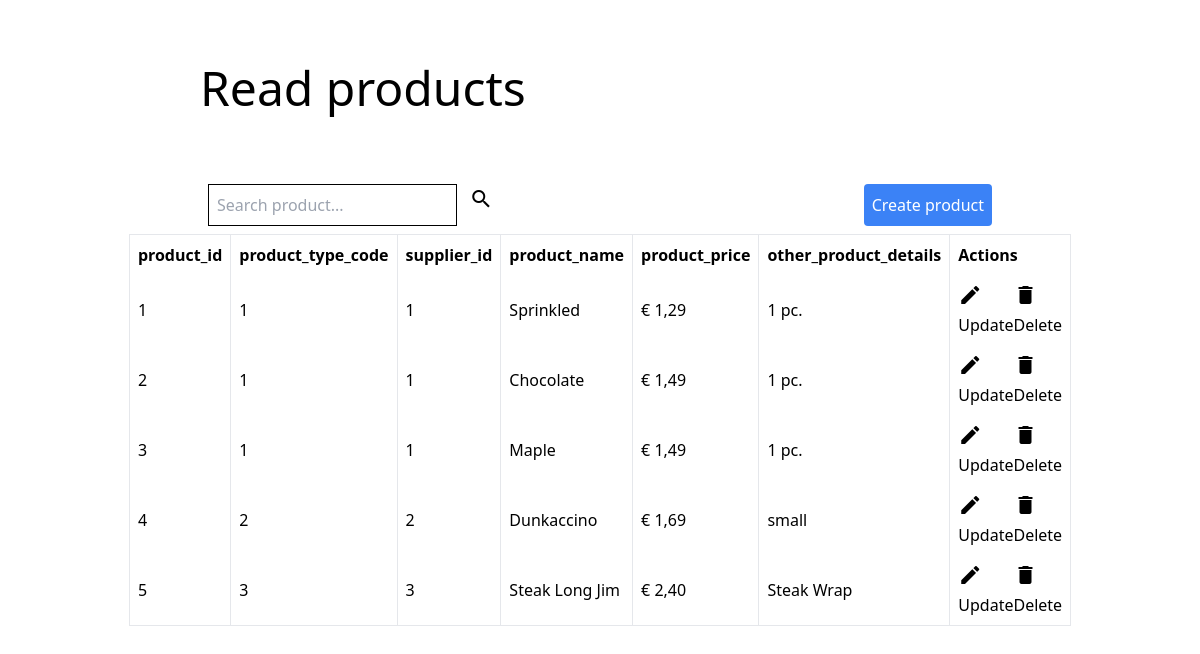
The page / on the database its author committed.
### tables this page shows
CREATE TABLE IF NOT EXISTS `products` (
  `product_id` int(11) NOT NULL AUTO_INCREMENT,
  `product_type_code` int(11) NOT NULL,
  `supplier_id` int(11) NOT NULL,
  `product_name` varchar(40) NOT NULL,
  `product_price` decimal(6,2) NOT NULL,
  `other_product_details` varchar(40) NOT NULL,
  PRIMARY KEY (`product_id`)
);

### index.php (called while the page is built)
<?php
require_once "./controller/productsController.php";
$productsController = new productsController();
$productsController->Handler();
?>

### model/DataHandler.php (called while the page is built, shortened)
<?php
class DataHandler {
    private $username = "name";
    private $password = "pass";
    private $dbName = "dunk";
    private $serverHostname = "localhost";
    private $handle = 0;
    function __construct(string $dbName)
    {
        $this->handle = new PDO("mysql:host=" . $this->serverHostname . ";dbname=" . $this->dbName, $this->username, $this->password);
        $this->handle->setAttribute(PDO::ATTR_ERRMODE, PDO::ERRMODE_EXCEPTION);
    }
    public function ReadData(string $sql, array $params): array {
        $stmt = $this->handle->prepare($sql);
        $stmt->execute($params);
        $result = $stmt->fetchAll(PDO::FETCH_ASSOC);
        return $result;
    }
}

### model/ProductsLogic.php (called while the page is built, shortened)
<?php
require_once dirname(__FILE__) . "./DataHandler.php";
class ProductsLogic {
    private $DataHandler;
    function __construct() {
        $this->DataHandler = new DataHandler("dunk");
    }
    public function ReadProducts() {
        $sql = "SELECT * FROM products";
        $result = $this->DataHandler->ReadData($sql, []);
        return $result;
    }
}

### model/OutputData.php (the view)
<?php
class OutputData {
    public function CreateTable($rows) {
        $html = "<table class='border w-full'>";
        $html .= "<tr>";
        foreach($rows[0] as $key => $value) {
            $html .= "<td class='p-2 font-bold border-r border-l border-collapse'>" . $key . "</td>";
        }
        $html .= "<td class='p-2 font-bold border-r border-l border-collapse'>Actions</td>";
        $html .= "</tr>";
        foreach($rows as $row) {
            $html .= "<tr>";
            $html .= "<td class='p-2 border-r border-l border-collapse'>" . $row['product_id'] . "</td>";
            $html .= "<td class='p-2 border-r border-l border-collapse'>" . $row['product_type_code'] . "</td>";
            $html .= "<td class='p-2 border-r border-l border-collapse'>" . $row['supplier_id'] . "</td>";
            $html .= "<td class='p-2 border-r border-l border-collapse'>" . $row['product_name'] . "</td>";
            $html .= "<td class='p-2 border-r border-l border-collapse'>€ " . str_replace('.', ',', $row['product_price']) . "</td>";
            $html .= "<td class='p-2 border-r border-l border-collapse'>" . $row['other_product_details'] . "</td>";
            $html .= "<td class='p-2 flex justify-between'>";
            $html .= '<a onclick="loadPage(\'?action=updateform&id=' . $row['product_id'] . '\', sendToContent)" class="cursor-pointer"><span class="material-icons material-icons-outlined">edit</span><span>Update</span></a>';
            $html .= '<a onclick="loadPage(\'?action=delete&id=' . $row['product_id'] . '\', sendToContent)" class="cursor-pointer"><span class="material-icons material-icons-outlined">delete</span><span>Delete</span></a>';
            $html .= "</td>";
            $html .= "</tr>";
        }
        $html .= "</table>";
        return $table = $html;
    }
}
?>

### controller/productsController.php (shortened to what this page needs)
<?php
require_once dirname(__FILE__) . "/../model/ProductsLogic.php";
require_once dirname(__FILE__) . "/../model/OutputData.php";
class productsController {
    private $ProductsLogic;
    private $OutputData;
    function __construct() {
        $this->ProductsLogic = new ProductsLogic();
        $this->OutputData = new OutputData();
    }
    public function Handler() {
        $action = isset($_REQUEST['action']) ? $_REQUEST['action'] : "";
        switch($action) {
            default:
                $this->CollectIndexProducts();
                break;
        }
    }
    private function CollectIndexProducts() {
        $products = $this->ProductsLogic->ReadProducts();
        $table = $this->OutputData->CreateTable($products);
        include "view/reads.php";
    }
}
?>

### view/reads.php (shortened to what this page needs)
<!DOCTYPE html>
<html lang="en">
    <head>
        <link href="https://unpkg.com/tailwindcss@^2/dist/tailwind.min.css" rel="stylesheet">
    </head>
    <body>
        <div id="content" class="flex flex-col w-8/12 m-auto">
            <span class="my-16">
                <h1 class="text-5xl">Read products</h1>
            </span>
            <span class="flex flex-row justify-between">
                <form id="searchform">
                    <input name="term" type="text" placeholder="Search product..." class="border border-black p-2 m-2">
                    <a href="#" onclick="submitForm('searchform', 'index.php?action=search', sendToContent)"><span class="material-icons material-icons-outlined">search</span></a>
                </form>
                <button class="p-2 m-2 bg-blue-500 text-white rounded" onclick="loadPage('index.php?action=createform', sendToContent)">Create product</button>
            </span>
            <span class="flex justify-center w-full">
            <?php echo $table; ?>
            </span>
        </div>
    </body>
</html>

### rows shown on the page
products: product_id "1", product_type_code "1", supplier "1", product_name "Sprinkled", product_price "1,29", other_product_details "1 pc."
products: product_id "2", product_type_code "1", supplier "1", product_name "Chocolate", product_price "1,49", other_product_details "1 pc."
products: product_id "3", product_type_code "1", supplier "1", product_name "Maple", product_price "1,49", other_product_details "1 pc."
products: product_id "4", product_type_code "2", supplier "2", product_name "Dunkaccino", product_price "1,69", other_product_details "small"
products: product_id "5", product_type_code "3", supplier "3", product_name "Steak Long Jim", product_price "2,40", other_product_details "Steak Wrap"

### other values the page prints
$key "product_id"
$key "product_type_code"
$key "supplier_id"
$key "product_name"
$key "product_price"
$key "other_product_details"
